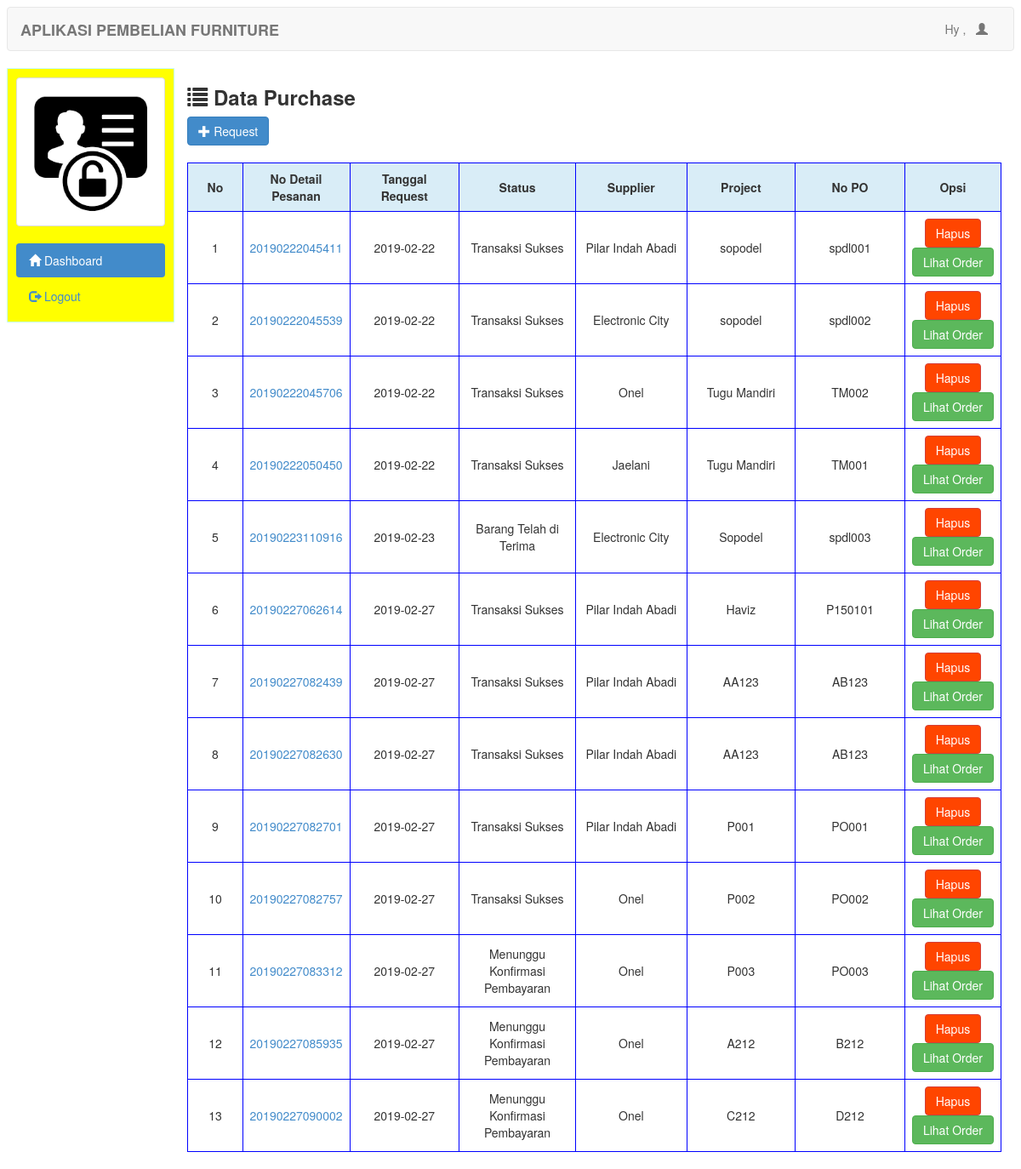
The app's page /admin/purchase.php with its own data.
### tables this page shows
CREATE TABLE `request` (
  `no_faktur` varchar(20) NOT NULL,
  `total_harga` int(11) NOT NULL,
  `tgl_request` date NOT NULL,
  `status` varchar(50) NOT NULL,
  `id` int(11) NOT NULL,
  `no_rek` varchar(20) NOT NULL,
  `nm_bank` varchar(20) NOT NULL,
  `no_voucher` varchar(20) NOT NULL,
  `tgl_tr` date NOT NULL,
  `jam_tr` time NOT NULL,
  `project` varchar(50) NOT NULL,
  `no_po` varchar(7) NOT NULL,
  `no_invoice` varchar(10) NOT NULL,
  `tgl_inv` date NOT NULL
);

CREATE TABLE `tbl_supplier` (
  `id_supplier` int(11) NOT NULL,
  `nama_supplier` varchar(50) NOT NULL,
  `telepon` varchar(12) NOT NULL,
  `alamat` varchar(200) NOT NULL
);

### admin/purchase.php (the view)
<?php include 'header.php'; ?>
<h3><span class="glyphicon glyphicon-list"></span><strong> Data Purchase </strong></h3>
<a href="request.php" class="btn btn-primary"><span class="glyphicon glyphicon-plus"></span> Request</a>
<div class="col-md-12">
</div>
<br/>
<br/>
<table class="table table-bordered">
	<tr class="info">
		<th class="col-md-1">No</th>
		<th class="col-md-1">No Detail Pesanan</th>
		<th class="col-md-2">Tanggal Request</th>
		<th class="col-md-2">Status</th>
		<th class="col-md-2">Supplier</th>
		<th class="col-md-2">Project</th>
        <th class="col-md-2">No PO</th>
		<th class="col-md-2">Opsi</th>
	</tr>
	<?php
		$brg=mysql_query("SELECT * FROM request,tbl_supplier WHERE request.id=tbl_supplier.id_supplier");
	$no=1;
	while($b=mysql_fetch_array($brg)){
		?>
		<tr>
			<td><?php echo $no++ ?></td>
			<td><a href="detailpurchase.php?id=<?php echo $b['no_faktur'] ?>"><?php echo $b['no_faktur'] ?></a></td>
			<td><?php echo $b['tgl_request'] ?></td>
			<td><?php echo $b['status'] ?></td>
			<td><?php echo $b['nama_supplier'] ?></td>
			<td><?php echo $b['project'] ?></td>
			<td><?php echo $b['no_po'] ?></td>
            <td>
				<a onclick="if(confirm('Apakah anda yakin ingin menghapus data ini ??')){ location.href='hapuspurchase.php?id=<?php echo $b['no_faktur']; ?>' }" class="btn btn-danger">Hapus</a>
				<a href="lihatorder.php?id=<?php echo $b['no_faktur']; ?>" target="_blank" class="btn btn-success">Lihat Order</a>
			</td>
		</tr>
		<?php
	}
	?>
</table>
<?php
include 'footer.php';
?>

### records on screen
request: no_faktur "20190222045411", tgl_request "2019-02-22", status "Transaksi Sukses", tbl_supplier.nama_supplier "Pilar Indah Abadi", project "sopodel", no_po "spdl001"
request: no_faktur "20190222045539", tgl_request "2019-02-22", status "Transaksi Sukses", tbl_supplier.nama_supplier "Electronic City", project "sopodel", no_po "spdl002"
request: no_faktur "20190222045706", tgl_request "2019-02-22", status "Transaksi Sukses", tbl_supplier.nama_supplier "Onel", project "Tugu Mandiri", no_po "TM002"
request: no_faktur "20190222050450", tgl_request "2019-02-22", status "Transaksi Sukses", tbl_supplier.nama_supplier "Jaelani", project "Tugu Mandiri", no_po "TM001"
request: no_faktur "20190223110916", tgl_request "2019-02-23", status "Barang Telah di Terima", tbl_supplier.nama_supplier "Electronic City", project "Sopodel", no_po "spdl003"
request: no_faktur "20190227062614", tgl_request "2019-02-27", status "Transaksi Sukses", tbl_supplier.nama_supplier "Pilar Indah Abadi", project "Haviz", no_po "P150101"
request: no_faktur "20190227082439", tgl_request "2019-02-27", status "Transaksi Sukses", tbl_supplier.nama_supplier "Pilar Indah Abadi", project "AA123", no_po "AB123"
request: no_faktur "20190227082630", tgl_request "2019-02-27", status "Transaksi Sukses", tbl_supplier.nama_supplier "Pilar Indah Abadi", project "AA123", no_po "AB123"
request: no_faktur "20190227082701", tgl_request "2019-02-27", status "Transaksi Sukses", tbl_supplier.nama_supplier "Pilar Indah Abadi", project "P001", no_po "PO001"
request: no_faktur "20190227082757", tgl_request "2019-02-27", status "Transaksi Sukses", tbl_supplier.nama_supplier "Onel", project "P002", no_po "PO002"
request: no_faktur "20190227083312", tgl_request "2019-02-27", status "Menunggu Konfirmasi Pembayaran", tbl_supplier.nama_supplier "Onel", project "P003", no_po "PO003"
request: no_faktur "20190227085935", tgl_request "2019-02-27", status "Menunggu Konfirmasi Pembayaran", tbl_supplier.nama_supplier "Onel", project "A212", no_po "B212"
request: no_faktur "20190227090002", tgl_request "2019-02-27", status "Menunggu Konfirmasi Pembayaran", tbl_supplier.nama_supplier "Onel", project "C212", no_po "D212"
